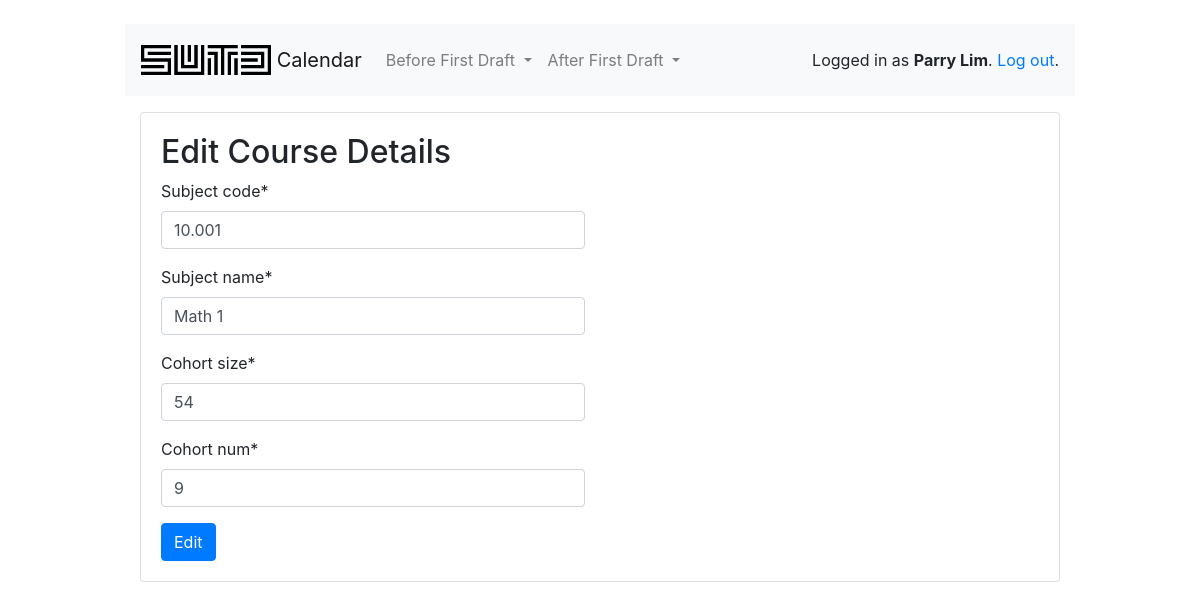
/professors/details/edit/1 (signed in), run on the app's committed database.
### loginpage/models.py (models this page shows, shortened)
class User(AbstractUser):
    user_type = models.PositiveSmallIntegerField(choices=USER_TYPE_CHOICES, default=5)
    first_name = models.CharField(max_length=50)
    last_name = models.CharField(max_length=50)
    phase = models.PositiveSmallIntegerField(choices=PHASE_CHOICES, default=1)
    def get_user_type(self):
        if self.user_type == usertypes['professor']:
            return 'Professor'
        elif self.user_type == usertypes['coursecoordinators']:
            return 'Course Coordinator'
        elif self.user_type == usertypes['sutdadmin']:
            return 'SUTD Admin'
        elif self.user_type == usertypes['timetableplanner']:
            return 'Timetable Planner'
        else:
            return 'Student'

class Preferences(models.Model):
    created_by = models.ForeignKey(User, on_delete=models.CASCADE, null=True, blank=True, related_name='userpref')
    first_name = models.CharField(max_length=50)
    last_name = models.CharField(max_length=50)
    user_type = models.PositiveSmallIntegerField(choices=USER_TYPE_CHOICES, default=5)
    subject_code = models.CharField(max_length=10)
    subject_name = models.CharField(max_length=50)
    cohort_size = models.PositiveSmallIntegerField()
    cohort_num = models.PositiveSmallIntegerField()

### loginpage/views/professors.py (the view, shortened to what this page needs)
# urls.py: path('details/edit/<int:pk>', professors.DetailsEditView.as_view(), name='editdetails'),
@method_decorator([login_required, professor_required, beforefirstdraft_required], name='dispatch')
class DetailsEditView(UpdateView):
    model = Preferences
    template_name = 'coursedetails/editdetails.html'
    fields = ['subject_code', 'subject_name', 'cohort_size', 'cohort_num']
    def get_queryset(self):
        return Preferences.objects.filter(created_by=self.request.user)

### loginpage/templates/coursedetails/editdetails.html (shortened to what this page needs)
{% extends 'base.html' %}
{% load crispy_forms_tags %}
{% block content %}
	<div class="row">
    <div class="col-lg-6 col-md-6 col-sm-8 col-12">
      <h2>Edit Course Details</h2>
      <form method="post" novalidate>
        {{ form.subject_code|as_crispy_field }}
        {{ form.subject_name|as_crispy_field }}
        {{ form.cohort_size|as_crispy_field }}
        {{ form.cohort_num|as_crispy_field }}
        <button type="submit" class="btn btn-primary">Edit</button>
      </form>
    </div>
  </div>
{% endblock %}

### templates/base.html (shortened to what this page needs)
{% load static %}<!doctype html>
<html lang="en">
  <head>
    <link rel="stylesheet" href="https://maxcdn.bootstrapcdn.com/bootstrap/4.0.0/css/bootstrap.min.css">
    <link rel="stylesheet" type="text/css" href="{% static 'vendor/fontello-2f186091/css/fontello.css' %}">
    <link rel="stylesheet" type="text/css" href="{% static 'css/app.css' %}">
  </head>
  <body>
    <div class="container my-4">
      <div class="row justify-content-center">
        <div class="col-md-10 col-sm-12">
          <div class="row">
          <nav class="navbar navbar-expand-lg navbar-light bg-light col-12 mb-3">
            <a class="navbar-brand" href="{% url 'home' %}">
              <img src="{% static 'img/sutdlogo.png' %}" width="130" height="30" class="d-inline-block align-top" alt="">
              Calendar
            </a>
              <div class="collapse navbar-collapse" id="navbarSupportedContent">
                {% if user.get_user_type == 'Professor' %}
                  {% include 'professor_navbar.html' %}
                {% elif user.get_user_type == 'Timetable Planner' %}
                  {% include 'planner_navbar.html' %}
                {% endif %}
              </div>
            <div class="form-inline my-2 my-lg-0">
              {% if user.is_authenticated %}
                <p class="pt-3">Logged in as <strong>{{ user.first_name }} {{ user.last_name }}</strong>. <a href="{% url 'logout' %}">Log out</a>.</p>
              {% else %}
                <a href="{% url 'login' %}" class="btn btn-light" role="button">Log in</a>
                <a href="{% url 'signup' %}" class="btn btn-primary" role="button">Sign up</a>
              {% endif %}
            </div>
          </nav>
          </div>
          <div class="card mb-3">
            <div class="card-body">
              {% block content %}
              {% endblock %}
            </div>
          </div>
        </div>
      </div>
    </div>
  </body>
</html>

### data on the page
User: first_name "Parry", last_name "Lim"
Preferences: subject_code "10.001", subject_name "Math 1", cohort_size "54", cohort_num "9"
